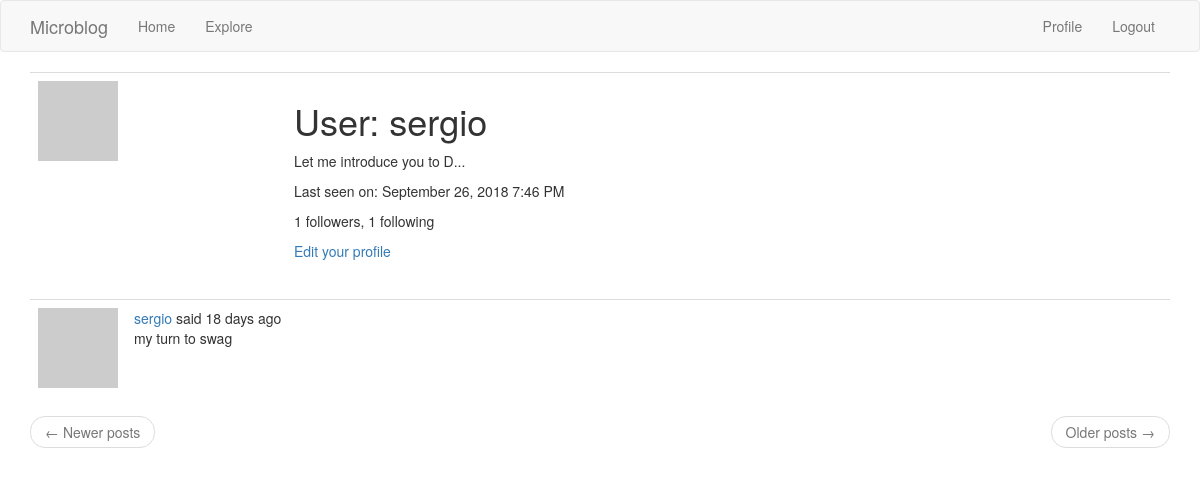
The page /user/sergio (signed in) on the database its author committed.
### app/models.py (models this page shows, shortened)
class User(UserMixin, db.Model):
    id = db.Column(db.Integer, primary_key=True)
    username = db.Column(db.String(64), index=True, unique=True)
    email = db.Column(db.String(120), index=True, unique=True)
    password_hash = db.Column(db.String(128))
    posts = db.relationship('Post', backref='author', lazy='dynamic')
    about_me = db.Column(db.String(140))
    last_seen = db.Column(db.DateTime, default=datetime.utcnow)
    followed = db.relationship(
        'User', secondary=followers,
        primaryjoin=(followers.c.follower_id == id),
        secondaryjoin=(followers.c.followed_id == id),
        backref=db.backref('followers', lazy='dynamic'), lazy='dynamic')
    def avatar(self, size):
        digest = md5(self.email.lower().encode('utf-8')).hexdigest()
        return 'https://www.gravatar.com/avatar/{}?d=identicon&s={}'.format(
            digest, size)

class Post(db.Model):
    id = db.Column(db.Integer, primary_key=True)
    body = db.Column(db.String(140))
    timestamp = db.Column(db.DateTime, index=True, default=datetime.utcnow)
    user_id = db.Column(db.Integer, db.ForeignKey('user.id'))

### app/routes.py (the view)
@app.route('/user/<username>')
@login_required
def user(username):
    user = User.query.filter_by(username=username).first_or_404()
    page = request.args.get('page', 1, type=int)
    posts = user.posts.order_by(Post.timestamp.desc()).paginate(
        page, app.config['POSTS_PER_PAGE'], False)
    next_url = url_for('user', username=user.username, page=posts.next_num) \
        if posts.has_next else None
    prev_url = url_for('user', username=user.username, page=posts.prev_num) \
        if posts.has_prev else None
    return render_template('user.html', user=user, posts=posts.items,
                           next_url=next_url, prev_url=prev_url)

### app/models.py (called while the page is built)
@login.user_loader
def load_user(id):
    return User.query.get(int(id))

### app/routes.py (called while the page is built)
@app.before_request
def before_request():
    if current_user.is_authenticated:
        current_user.last_seen = datetime.utcnow()
        db.session.commit()
    g.locale = str(get_locale())

### app/templates/user.html
{% extends "base.html" %}
{% block app_content %}
    <table class="table table-hover">
        <tr>
            <td width="256px"><img src="{{ user.avatar(256) }}"></td>
            <td>
                <h1>{{ _('User') }}: {{ user.username }}</h1>
                {% if user.about_me %}<p>{{ user.about_me }}</p>{% endif %}
                {% if user.last_seen %}
                <p>{{ _('Last seen on') }}: {{ moment(user.last_seen).format('LLL') }}</p>
                {% endif %}
                <p>{{ _('%(count)d followers', count=user.followers.count()) }}, {{ _('%(count)d following', count=user.followed.count()) }}</p>
                {% if user == current_user %}
                <p><a href="{{ url_for('edit_profile') }}">{{ _('Edit your profile') }}</a></p>
                {% elif not current_user.is_following(user) %}
                <p><a href="{{ url_for('follow', username=user.username) }}">{{ _('Follow') }}</a></p>
                {% else %}
                <p><a href="{{ url_for('unfollow', username=user.username) }}">{{ _('Unfollow') }}</a></p>
                {% endif %}
            </td>
        </tr>
    </table>
    {% for post in posts %}
        {% include '_post.html' %}
    {% endfor %}
    <nav aria-label="...">
        <ul class="pager">
            <li class="previous{% if not prev_url %} disabled{% endif %}">
                <a href="{{ prev_url or '#' }}">
                    <span aria-hidden="true">&larr;</span> {{ _('Newer posts') }}
                </a>
            </li>
            <li class="next{% if not next_url %} disabled{% endif %}">
                <a href="{{ next_url or '#' }}">
                    {{ _('Older posts') }} <span aria-hidden="true">&rarr;</span>
                </a>
            </li>
        </ul>
    </nav>
{% endblock %}

### app/templates/_post.html (shortened to what this page needs)
    <table class="table table-hover">
        <tr>
            <td width="70px">
                <a href="{{ url_for('user', username=post.author.username) }}">
                    <img src="{{ post.author.avatar(70) }}" />
                </a>
            </td>
            <td>
                {{ _('%(username)s said %(when)s',
                    username=user_link, when=moment(post.timestamp).fromNow()) }}
                <br>
                {{ post.body }}
            </td>
        </tr>
    </table>

### rows shown on the page
User: username "sergio", about_me "Let me introduce you to D...", last_seen "September 26, 2018 7:46 PM"
Post: body "my turn to swag"
